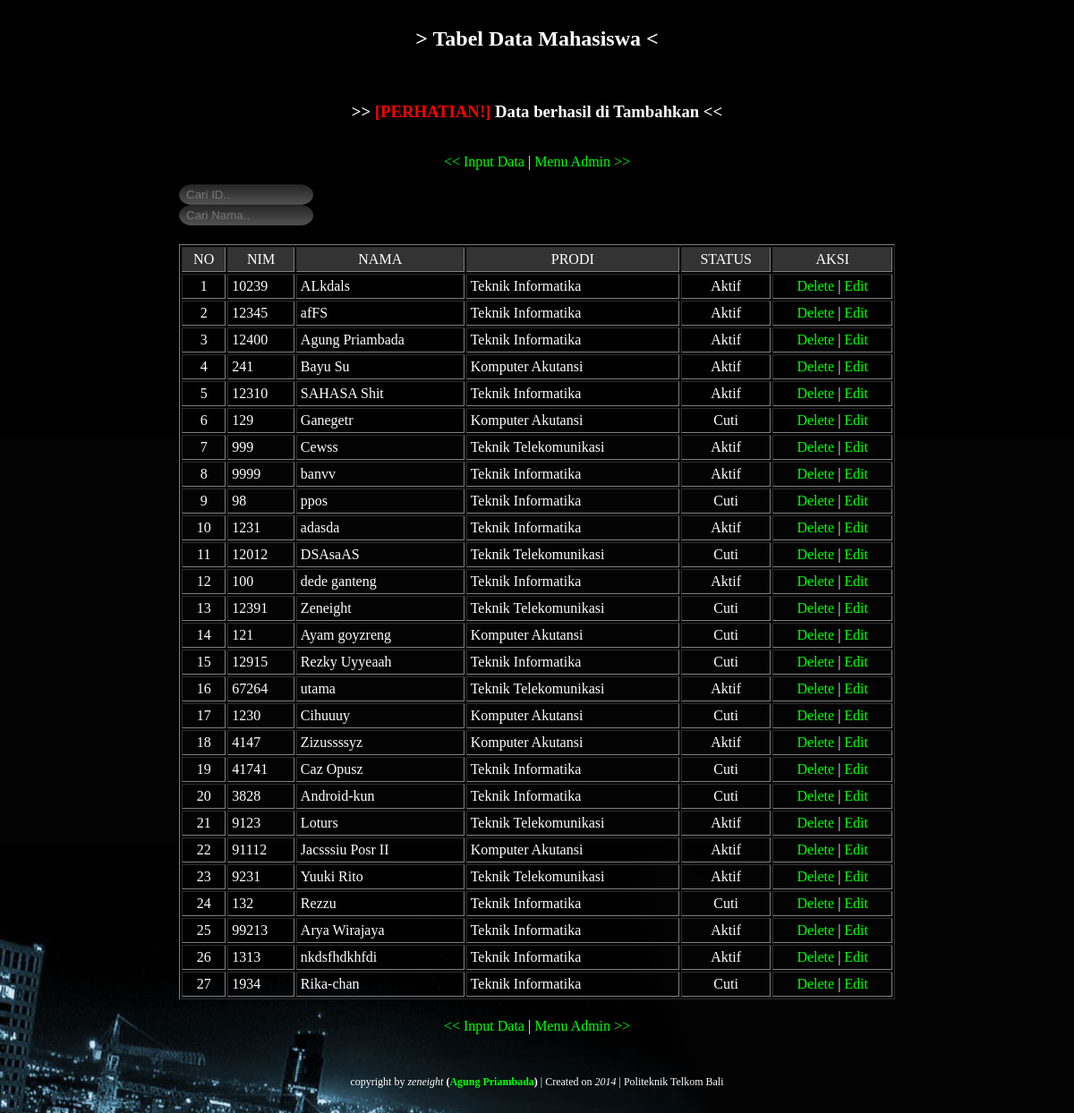
The app's page /mahasiswa/show_mahasiswa.php?message=disimpan with its own data.
### tables this page shows
CREATE TABLE IF NOT EXISTS `data_mahasiswa` (
  `nim` int(10) NOT NULL,
  `nama` varchar(25) NOT NULL,
  `prodi` varchar(25) NOT NULL,
  `status` varchar(10) NOT NULL
);

### mahasiswa/show_mahasiswa.php (the view, shortened to what this page needs)
<?php
include('../Connections/koneksi.php');
?>
<html>
<head>
<link rel="stylesheet" type="text/css" href="../css/desain.css">
</head>
<body id="bg0">
<h2 align="center">> Tabel Data Mahasiswa <</h2>
<?php
$n_cari=isset($_POST['n_cari']) ? $_POST['n_cari'] : '';
$id_cari=isset($_POST['id_cari']) ? $_POST['id_cari'] : '';
$msg=isset($_GET['message']) ? $_GET['message']:'';
?><z>
<?php
if ($msg=="disimpan"){echo"<br><center><h3>>> "
?><z>
<?php
echo"[PERHATIAN!]";
?></z>
<?php
echo" Data berhasil di Tambahkan <<</h3></center>";
} ?>
<br />
<div><center><a href="add_mahasiswa.php"><< Input Data</a> | <a href="../index.php">Menu Admin >></a>
</center>
<br />
<table border="0" align="center">
  <tr>
  	<td>
<form method="post" action="">
  <div id="searchwrapper">
      <input type="text" class="searchbox" name="id_cari" placeholder="Cari ID.."/>
  </div>
  <div id="searchwrapper">
      <input type="text" class="searchbox" name="n_cari" placeholder="Cari Nama.."/>
  </div>
</form>
<table align="center" width="800" cellpadding="4" bordercolordark="#FFFFFF" border="1">
  <tr align="center" bgcolor="#333333">
  	<td>NO</td>
    <td>NIM</td>
    <td>NAMA</td>
    <td>PRODI</td>
    <td>STATUS</td>
    <td>AKSI</td>
  </tr>
<?php
if (isset($n_cari) && empty($id_cari)) {
    $sql = "SELECT * FROM data_mahasiswa WHERE nama LIKE '%$n_cari%'";
} else if (isset($id_cari) && empty($n_cari)) {
    $sql = "SELECT * FROM data_mahasiswa WHERE nim LIKE '%$id_cari%'";
} else if (isset($id_cari) && isset($n_cari)) {
    $sql = "SELECT * FROM data_mahasiswa WHERE nim LIKE '%$id_cari%' AND nama LIKE '%$n_cari%'";
} else {
    $sql = "SELECT * FROM data_mahasiswa ORDER BY nim ASC";
}
$result=mysqli_query($koneksi,$sql);
$no = 1 ;
while ($data=mysqli_fetch_array($result)){
?>
 <tr>
  <td align="center"><?php echo $no++; ?></td>
  <td><?php echo $data['nim'] ?></td>
  <td><?php echo $data['nama'] ?></td>
  <td><?php echo $data['prodi'] ?></td>
  <td align="center"><?php echo $data['status'] ?></td>
  <td>
  	<div align="center">
  		<a href="hapus_mahasiswa.php?nim=<?php echo $data['nim']; ?>"
        onclick="return confirm('Apakah anda yakin akan menghapus data?' + '\n\n' +
        '<?php echo "Nama Mahasiswa: $data[nama]";?>' + '\n\n' +
        'Jika YA silahkan klik OK, jika TIDAK silahkan klik CANCEL.')">Delete</a> |
        <a href="edit_mahasiswa.php?nim=<?php echo $data['nim']; ?>">Edit</a>
    </div>
  </td>
 </tr>
<?php } ?>
</table>
    </td>
  </tr>
</table>
<center><a href="add_mahasiswa.php"><< Input Data</a>
 | <a href="../index.php">Menu Admin >></a></center>
<br>
<br>
<div id="footer">
<p>copyright by <i>zeneight</i> <b>(<a href="http://173.252.110.27/zeneight" target="_blank">Agung Priambada</a>)</b> | Created on <i>2014</i> | Politeknik Telkom Bali</p>
</div>
</body>
</html>

### css/desain.css (style rules this page uses)
body { font: 100% "Century Gothic"; font-size: 16px; margin: 30; padding: 0; text-align: justify; color: white; background-color:#000; }
#bg0 { background:url(../image/bg0.jpg); background-position:bottom; background-color:#000; background-repeat:no-repeat; }
body a { text-decoration: none; color:#0F0 }
body z { color:#F00; }
#searchwrapper { width:150px; height:23px; background-image:url(../image/form.png); background-repeat:no-repeat; padding:0px; margin:0px; position:relative; bottom: 5px; }
.searchbox { color: #FFF; border: 0px; background-color: transparent; position: absolute; top: 0px; left: 6px; width: 119px; height: 22px; }
#footer p { margin: 0; padding: 10px 0; text-align:center; font-size:12px; }

### records on screen
data_mahasiswa: nim "10239", nama "ALkdals", prodi "Teknik Informatika", status "Aktif"
data_mahasiswa: nim "12345", nama "afFS", prodi "Teknik Informatika", status "Aktif"
data_mahasiswa: nim "12400", nama "Agung Priambada", prodi "Teknik Informatika", status "Aktif"
data_mahasiswa: nim "241", nama "Bayu Su", prodi "Komputer Akutansi", status "Aktif"
data_mahasiswa: nim "12310", nama "SAHASA Shit", prodi "Teknik Informatika", status "Aktif"
data_mahasiswa: nim "129", nama "Ganegetr", prodi "Komputer Akutansi", status "Cuti"
data_mahasiswa: nim "999", nama "Cewss", prodi "Teknik Telekomunikasi", status "Aktif"
data_mahasiswa: nim "9999", nama "banvv", prodi "Teknik Informatika", status "Aktif"
data_mahasiswa: nim "98", nama "ppos", prodi "Teknik Informatika", status "Cuti"
data_mahasiswa: nim "1231", nama "adasda", prodi "Teknik Informatika", status "Aktif"
data_mahasiswa: nim "12012", nama "DSAsaAS", prodi "Teknik Telekomunikasi", status "Cuti"
data_mahasiswa: nim "100", nama "dede ganteng", prodi "Teknik Informatika", status "Aktif"
data_mahasiswa: nim "12391", nama "Zeneight", prodi "Teknik Telekomunikasi", status "Cuti"
data_mahasiswa: nim "121", nama "Ayam goyzreng", prodi "Komputer Akutansi", status "Cuti"
data_mahasiswa: nim "12915", nama "Rezky Uyyeaah", prodi "Teknik Informatika", status "Cuti"
data_mahasiswa: nim "67264", nama "utama", prodi "Teknik Telekomunikasi", status "Aktif"
data_mahasiswa: nim "1230", nama "Cihuuuy", prodi "Komputer Akutansi", status "Cuti"
data_mahasiswa: nim "4147", nama "Zizussssyz", prodi "Komputer Akutansi", status "Aktif"
data_mahasiswa: nim "41741", nama "Caz Opusz", prodi "Teknik Informatika", status "Cuti"
data_mahasiswa: nim "3828", nama "Android-kun", prodi "Teknik Informatika", status "Cuti"
data_mahasiswa: nim "9123", nama "Loturs", prodi "Teknik Telekomunikasi", status "Aktif"
data_mahasiswa: nim "91112", nama "Jacsssiu Posr II", prodi "Komputer Akutansi", status "Aktif"
data_mahasiswa: nim "9231", nama "Yuuki Rito", prodi "Teknik Telekomunikasi", status "Aktif"
data_mahasiswa: nim "132", nama "Rezzu", prodi "Teknik Informatika", status "Cuti"
data_mahasiswa: nim "99213", nama "Arya Wirajaya", prodi "Teknik Informatika", status "Aktif"
data_mahasiswa: nim "1313", nama "nkdsfhdkhfdi", prodi "Teknik Informatika", status "Aktif"
data_mahasiswa: nim "1934", nama "Rika-chan", prodi "Teknik Informatika", status "Cuti"
